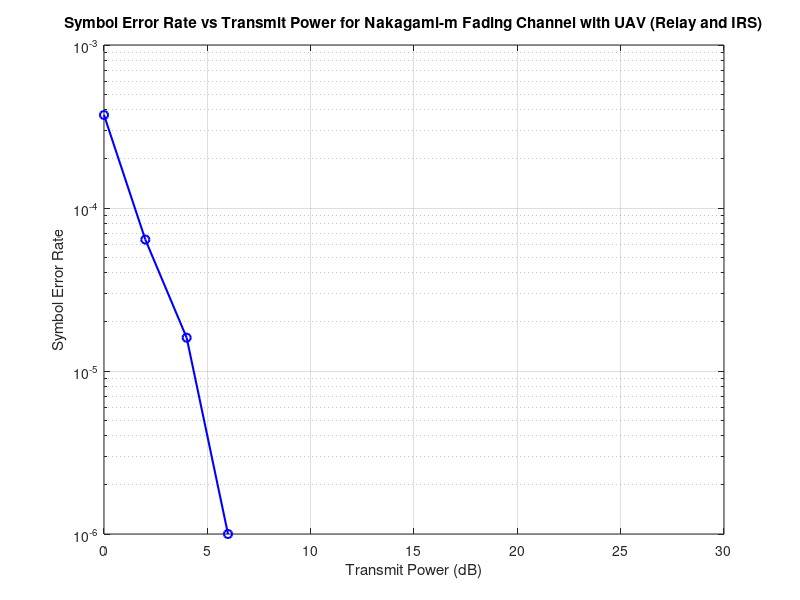

Source code (MATLAB):
clear all;
clc;

% Parameters
M = 10^6; % Number of symbols
Pt_dB = 0:2:30; % Transmit power in dB
Pt = 10.^(Pt_dB/10); % Transmit power in linear scale
No = 1; % Noise power
m = 2; % Nakagami-m fading parameter
omega = 1; % Omega parameter for Nakagami-m distribution
N = 4; % Number of reflecting elements in IRS

% Generate BPSK symbols
ip = rand(1, M) > 0.5; % Generate 0,1 with equal probability
s = 2 * ip - 1; % BPSK modulation 0 -> -1, 1 -> 1 

% Initialize the SER array
SER = zeros(1, length(Pt_dB));

for jj = 1:length(Pt)
    % Generate Nakagami-m fading coefficients for relay
    % h_relay = sqrt(omega/2/m) * (randn(1, M) + 1j*randn(1, M)) .* sqrt(gamrnd(m, 1, [1, M]));
    h1 = sqrt(omega/2/m) * (randn(1, M) + 1j*randn(1, M)) .* sqrt(gamrnd(m, 1, [1, M]));
    h2 = sqrt(omega/2/m) * (randn(1, M) + 1j*randn(1, M)) .* sqrt(gamrnd(m, 1, [1, M]));
    h_relay = min(h1,h2);
    
    % Generate Nakagami-m fading coefficients for IRS with N elements
    hi = sqrt(gamrnd(m, omega/m, [N, M]));  % |h|^2 is gamma distributed, |h| is sqrt(gamma)
    gi = sqrt(gamrnd(m, omega/m, [N, M]));  % |g|^2 is gamma distributed, |g| is sqrt(gamma)
    h_IRS = sum(hi .* gi); % Combined IRS channel

    % Select the better channel for communication
    h_final = max(abs(h_relay), abs(h_IRS));

    % Noise standard deviation
    sigma = sqrt(No / (2 * Pt(jj)));

    % Generate noise
    n = sigma * (randn(1, M) + 1j * randn(1, M)); % AWGN

    % Received signal
    r = h_final .* s + n;

    % BPSK demodulation
    sHat = real(r ./ h_final) > 0; % Equalize and make decision
    sHat = 2 * sHat - 1; % BPSK demodulation

    % Calculate SER
    SER(jj) = mean(sHat ~= s);
end

% Plotting SER results
figure;
semilogy(Pt_dB, SER, 'b-o', 'LineWidth', 1.5);
xlabel('Transmit Power (dB)');
ylabel('Symbol Error Rate');
title('Symbol Error Rate vs Transmit Power for Nakagami-m Fading Channel with UAV (Relay and IRS)');
grid on;
